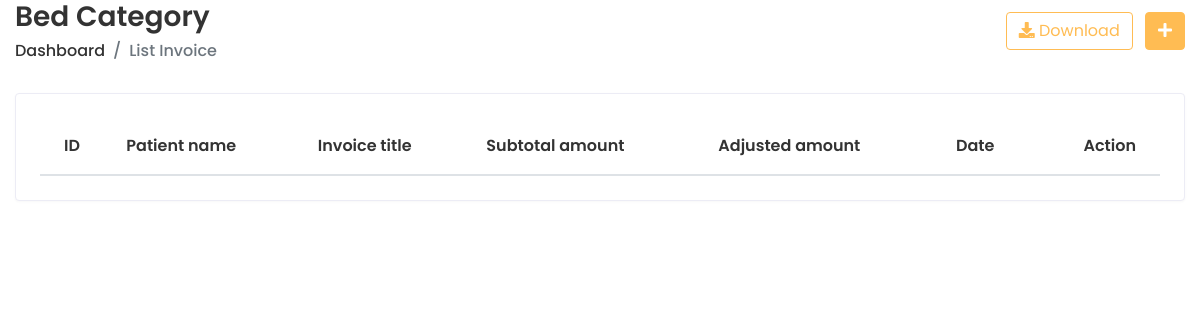
Before: /app/invoicelist/ (signed in) with the older database file.
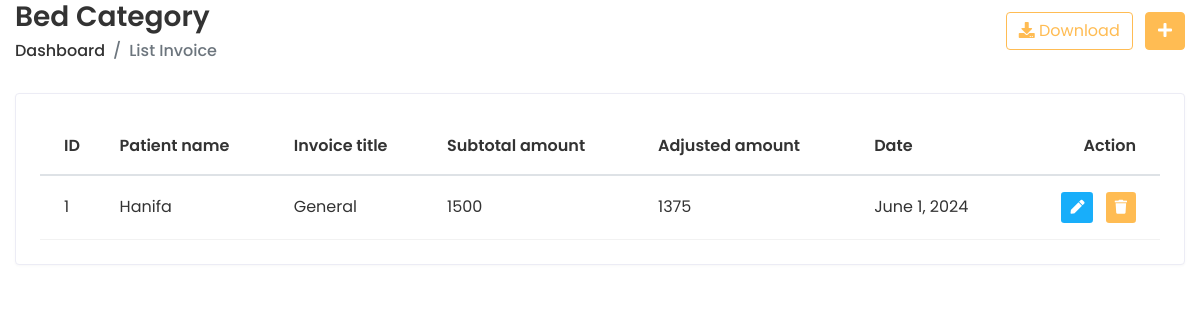
After: the same page with the newer database file.
### doctor/models.py (models this page shows, shortened)
class InvoiceDetails(models.Model):
    invoice_id = models.BigAutoField(primary_key=True)
    patient_name = models.ForeignKey(PatientDetails, on_delete=models.CASCADE)
    invoice_title = models.CharField(max_length=50)
    subtotal_amount = models.CharField(max_length=50)
    adjusted_amount = models.CharField(max_length=50)
    date = models.DateField()

class PatientDetails(models.Model):
    patient_name = models.CharField(max_length=50)
    gender = models.CharField(
         max_length=20,
         choices=(("Male", "Male"), ("Female", "Female"), ("Other", "Other")),
     )
    email = models.EmailField(default="", max_length=50, unique=True)
    date_of_birth = models.DateField()
    phone_number = models.CharField(default="", max_length=20)
    created = models.DateTimeField(auto_now_add=True)
    updated = models.DateTimeField(auto_now=True)
    def __str__(self):
        return str(self.patient_name)

### doctor/views.py (the view)
# urls.py: path("invoicelist/", views.invoice_list, name="invoice_list"),
@login_required
def invoice_list(request):
    invoices = InvoiceDetails.objects.all()
    return render(request, "invoice/invoice_list.html", {'invoices': invoices})

### templates/invoice/invoice_list.html (shortened to what this page needs)
{% extends 'home/base-login.html' %}
{% load static %}
{% block content %}
      <div class="content container-fluid">
         <div class="page-header">
        <div class="row align-items-center">
           <div class="col">
              <h3 class="page-title">Bed Category</h3>
              <ul class="breadcrumb">
                 <li class="breadcrumb-item"><a href="{% url 'Invoiceindex' %}">Dashboard</a></li>
                 <li class="breadcrumb-item active">List Invoice</li>
              </ul>
           </div>
           <div class="col-auto text-right float-right ml-auto">
              <a href="#" class="btn btn-outline-primary mr-2"><i class="fas fa-download"></i> Download</a>
              <a href="add-student.html" class="btn btn-primary"><i class="fas fa-plus"></i></a>
           </div>
        </div>
     </div>
     <div class="row">
        <div class="col-sm-12">
           <div class="card card-table">
              <div class="card-body">
                 <div class="table-responsive">
                    <table class="table table-hover table-center mb-0 datatable">
                       <thead>
                          <tr>
                             <th>ID</th>
                             <th>Patient name</th>
                             <th>Invoice title</th>
                             <th>Subtotal amount</th>
                             <th>Adjusted amount</th>
                             <th>Date</th>
                             <th class="text-right">Action</th>
                          </tr>
                       </thead>
                       {% for invoice in invoices %}
                       <tbody>
                          <tr>
                             <td>{{ invoice.invoice_id }}</td>
                             <td>
                                {{ invoice.patient_name }}
                             </td>
                             <td>
                                {{ invoice.invoice_title }}
                             </td>
                             <td>
                                {{ invoice.subtotal_amount }}
                             </td>
                             <td>
                                {{ invoice.adjusted_amount }}
                             </td>
                             <td>
                                {{ invoice.date }}
                             </td>
                             <td class="text-right">
                                <div class="actions">
                                   <a href="{% url 'invoice_edit' invoice.invoice_id %}" class="btn btn-sm bg-success-light mr-2">
                                   <i class="fas fa-pen"></i>
                                   </a>
                                   <a href="#" class="btn btn-sm bg-danger-light" onclick="confirmDelete('{{ invoice.invoice_title }}', '{{ invoice.invoice_id }}')">
                                   <i class="fas fa-trash"></i>
                                   </a>
                                </div>
                             </td>
                          </tr>
                       </tbody>
                       {% endfor %}
                    </table>
                 </div>
              </div>
            </div>
         </div>
  {% endblock %}

Changed rows visible on the page:
added InvoiceDetails: invoice_id "1", patient_name "Hanifa", invoice_title "General", subtotal_amount "1500", adjusted_amount "1375", date "June 1, 2024"
